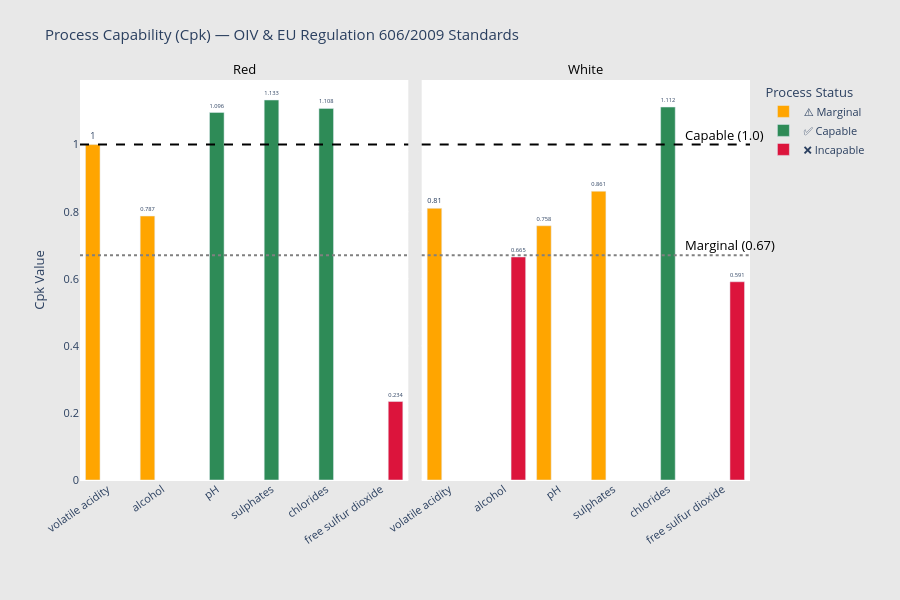

This figure's notebook cell:
### Code cell
#cpk continued
#Cpk Bar Charts
fig = px.bar(cpk_df,
             x='Parameter',
             y='Cpk',
             color='Status',
             barmode='group',
             facet_col='Wine Type',
             title='Process Capability (Cpk) — OIV & EU Regulation 606/2009 Standards',
             labels={'Cpk': 'Cpk Value', 'Parameter': ''},
             color_discrete_map={
                 '✅ Capable':   'seagreen',
                 '⚠️ Marginal': 'orange',
                 '❌ Incapable':'crimson'
             },
             text='Cpk',
             hover_data=['Mean', 'Sigma', 'Skewness', 'Normal Enough'])

# Threshold lines
fig.add_hline(y=1.0, line_dash='dash', line_color='black')
fig.add_hline(y=0.67, line_dash='dot', line_color='grey')

# Annotations on the far right outside both panels
fig.add_annotation(
    text='Capable (1.0)',
    xref='paper', yref='y',
    x=0.90, y=1.03,
    showarrow=False,
    font=dict(size=6, color='black'),
    xanchor='left'
)
fig.add_annotation(
    text='Marginal (0.67)',
    xref='paper', yref='y',
    x=0.90, y=0.70,
    showarrow=False,
    font=dict(size=6, color='grey'),
    xanchor='left'
)

fig.update_traces(textposition='outside', textfont_size=9)

fig.update_layout(
    paper_bgcolor='#E8E8E8',
    plot_bgcolor='white',
    height=600,
    xaxis_tickangle=-35,
    xaxis2_tickangle=-35,
    legend_title='Process Status',
    margin=dict(r=150, b=120, t=80),
    # Clean up facet labels
    font=dict(size=11)
)

# Clean facet titles
fig.for_each_annotation(lambda a: a.update(
    text=a.text.replace('Wine Type=', ''),
    font=dict(size=13, color='black')
))

fig.show()

### Figure 1 — Plotly figure (JSON) as saved in the notebook; plotly's stock layout.template omitted (floating-point values rounded to 4 significant figures)
{"data": [{"alignmentgroup": "True", "customdata": [[0.528, 0.149, 0.672, "✅"], [10.42, 0.815, 0.861, "✅"]], "hovertemplate": "Status=⚠️ Marginal<br>Wine Type=Red<br>=%{x}<br>Cpk Value=%{text}<br>Mean=%{customdata[0]}<br>Sigma=%{customdata[1]}<br>Skewness=%{customdata[2]}<br>Normal Enough=%{customdata[3]}<extra></extra>", "legendgroup": "⚠️ Marginal", "marker": {"color": "orange", "pattern": {"shape": ""}}, "name": "⚠️ Marginal", "offsetgroup": "⚠️ Marginal", "orientation": "v", "showlegend": true, "text": [1.0, 0.787], "textfont": {"size": 9}, "textposition": "outside", "type": "bar", "x": ["volatile acidity", "alcohol"], "xaxis": "x", "y": [1.0, 0.787], "yaxis": "y"}, {"alignmentgroup": "True", "customdata": [[0.278, 0.082, 1.577, "⚠️ Skewed"], [3.188, 0.127, 0.458, "✅"], [0.49, 0.093, 0.977, "✅"]], "hovertemplate": "Status=⚠️ Marginal<br>Wine Type=White<br>=%{x}<br>Cpk Value=%{text}<br>Mean=%{customdata[0]}<br>Sigma=%{customdata[1]}<br>Skewness=%{customdata[2]}<br>Normal Enough=%{customdata[3]}<extra></extra>", "legendgroup": "⚠️ Marginal", "marker": {"color": "orange", "pattern": {"shape": ""}}, "name": "⚠️ Marginal", "offsetgroup": "⚠️ Marginal", "orientation": "v", "showlegend": false, "text": [0.81, 0.758, 0.861], "textfont": {"size": 9}, "textposition": "outside", "type": "bar", "x": ["volatile acidity", "pH", "sulphates"], "xaxis": "x2", "y": [0.81, 0.758, 0.861], "yaxis": "y2"}, {"alignmentgroup": "True", "customdata": [[3.311, 0.125, 0.194, "✅"], [0.658, 0.12, 2.429, "⚠️ Skewed"], [0.087, 0.025, 5.68, "⚠️ Skewed"]], "hovertemplate": "Status=✅ Capable<br>Wine Type=Red<br>=%{x}<br>Cpk Value=%{text}<br>Mean=%{customdata[0]}<br>Sigma=%{customdata[1]}<br>Skewness=%{customdata[2]}<br>Normal Enough=%{customdata[3]}<extra></extra>", "legendgroup": "✅ Capable", "marker": {"color": "seagreen", "pattern": {"shape": ""}}, "name": "✅ Capable", "offsetgroup": "✅ Capable", "orientation": "v", "showlegend": true, "text": [1.096, 1.133, 1.108], "textfont": {"size": 9}, "textposition": "outside", "type": "bar", "x": ["pH", "sulphates", "chlorides"], "xaxis": "x", "y": [1.096, 1.133, 1.108], "yaxis": "y"}, {"alignmentgroup": "True", "customdata": [[0.046, 0.012, 5.023, "⚠️ Skewed"]], "hovertemplate": "Status=✅ Capable<br>Wine Type=White<br>=%{x}<br>Cpk Value=%{text}<br>Mean=%{customdata[0]}<br>Sigma=%{customdata[1]}<br>Skewness=%{customdata[2]}<br>Normal Enough=%{customdata[3]}<extra></extra>", "legendgroup": "✅ Capable", "marker": {"color": "seagreen", "pattern": {"shape": ""}}, "name": "✅ Capable", "offsetgroup": "✅ Capable", "orientation": "v", "showlegend": false, "text": [1.112], "textfont": {"size": 9}, "textposition": "outside", "type": "bar", "x": ["chlorides"], "xaxis": "x2", "y": [1.112], "yaxis": "y2"}, {"alignmentgroup": "True", "customdata": [[15.88, 8.383, 1.251, "⚠️ Skewed"]], "hovertemplate": "Status=❌ Incapable<br>Wine Type=Red<br>=%{x}<br>Cpk Value=%{text}<br>Mean=%{customdata[0]}<br>Sigma=%{customdata[1]}<br>Skewness=%{customdata[2]}<br>Normal Enough=%{customdata[3]}<extra></extra>", "legendgroup": "❌ Incapable", "marker": {"color": "crimson", "pattern": {"shape": ""}}, "name": "❌ Incapable", "offsetgroup": "❌ Incapable", "orientation": "v", "showlegend": true, "text": [0.234], "textfont": {"size": 9}, "textposition": "outside", "type": "bar", "x": ["free sulfur dioxide"], "xaxis": "x", "y": [0.234], "yaxis": "y"}, {"alignmentgroup": "True", "customdata": [[10.51, 1.01, 0.487, "✅"], [35.31, 13.93, 1.407, "⚠️ Skewed"]], "hovertemplate": "Status=❌ Incapable<br>Wine Type=White<br>=%{x}<br>Cpk Value=%{text}<br>Mean=%{customdata[0]}<br>Sigma=%{customdata[1]}<br>Skewness=%{customdata[2]}<br>Normal Enough=%{customdata[3]}<extra></extra>", "legendgroup": "❌ Incapable", "marker": {"color": "crimson", "pattern": {"shape": ""}}, "name": "❌ Incapable", "offsetgroup": "❌ Incapable", "orientation": "v", "showlegend": false, "text": [0.665, 0.591], "textfont": {"size": 9}, "textposition": "outside", "type": "bar", "x": ["alcohol", "free sulfur dioxide"], "xaxis": "x2", "y": [0.665, 0.591], "yaxis": "y2"}], "layout": {"annotations": [{"font": {"color": "black", "size": 13}, "showarrow": false, "text": "Red", "x": 0.245, "xanchor": "center", "xref": "paper", "y": 1, "yanchor": "bottom", "yref": "paper"}, {"font": {"color": "black", "size": 13}, "showarrow": false, "text": "White", "x": 0.755, "xanchor": "center", "xref": "paper", "y": 1, "yanchor": "bottom", "yref": "paper"}, {"font": {"color": "black", "size": 13}, "showarrow": false, "text": "Capable (1.0)", "x": 0.9, "xanchor": "left", "xref": "paper", "y": 1.03, "yref": "y"}, {"font": {"color": "black", "size": 13}, "showarrow": false, "text": "Marginal (0.67)", "x": 0.9, "xanchor": "left", "xref": "paper", "y": 0.7, "yref": "y"}], "barmode": "group", "font": {"size": 11}, "height": 600, "legend": {"title": {"text": "Process Status"}, "tracegroupgap": 0}, "margin": {"b": 120, "r": 150, "t": 80}, "paper_bgcolor": "#E8E8E8", "plot_bgcolor": "white", "shapes": [{"line": {"color": "black", "dash": "dash"}, "type": "line", "x0": 0, "x1": 1, "xref": "x domain", "y0": 1, "y1": 1, "yref": "y"}, {"line": {"color": "black", "dash": "dash"}, "type": "line", "x0": 0, "x1": 1, "xref": "x2 domain", "y0": 1, "y1": 1, "yref": "y2"}, {"line": {"color": "grey", "dash": "dot"}, "type": "line", "x0": 0, "x1": 1, "xref": "x domain", "y0": 0.67, "y1": 0.67, "yref": "y"}, {"line": {"color": "grey", "dash": "dot"}, "type": "line", "x0": 0, "x1": 1, "xref": "x2 domain", "y0": 0.67, "y1": 0.67, "yref": "y2"}], "title": {"text": "Process Capability (Cpk) — OIV & EU Regulation 606/2009 Standards"}, "xaxis": {"anchor": "y", "domain": [0, 0.49], "tickangle": -35, "title": {"text": ""}}, "xaxis2": {"anchor": "y2", "domain": [0.51, 1], "matches": "x", "tickangle": -35, "title": {"text": ""}}, "yaxis": {"anchor": "x", "domain": [0, 1], "title": {"text": "Cpk Value"}}, "yaxis2": {"anchor": "x2", "domain": [0, 1], "matches": "y", "showticklabels": false}}}
